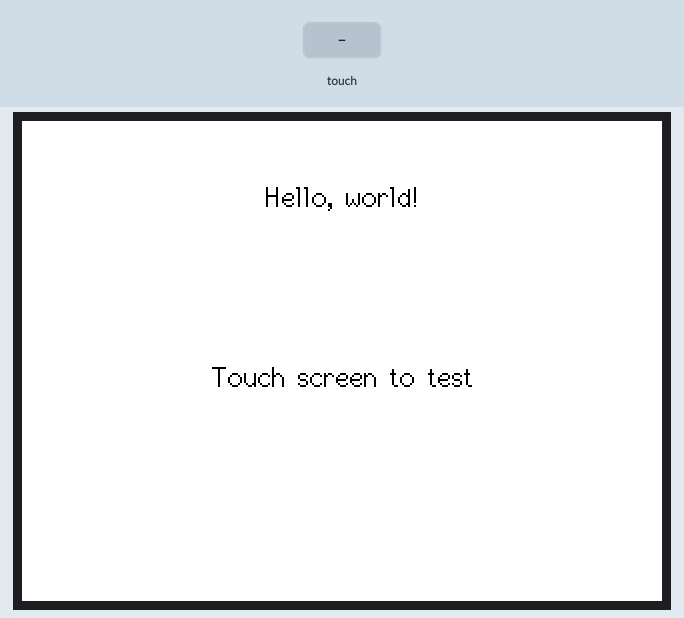
The sketch below on a simulated ESP32. On the bench: 320×240 colour display. The test bench sets the inputs (shaded band).

Above: at 1.4 s.
1.5 s: touch panel pressed at 13 % / 10 % of its raw x / y range
At 2.1 s:
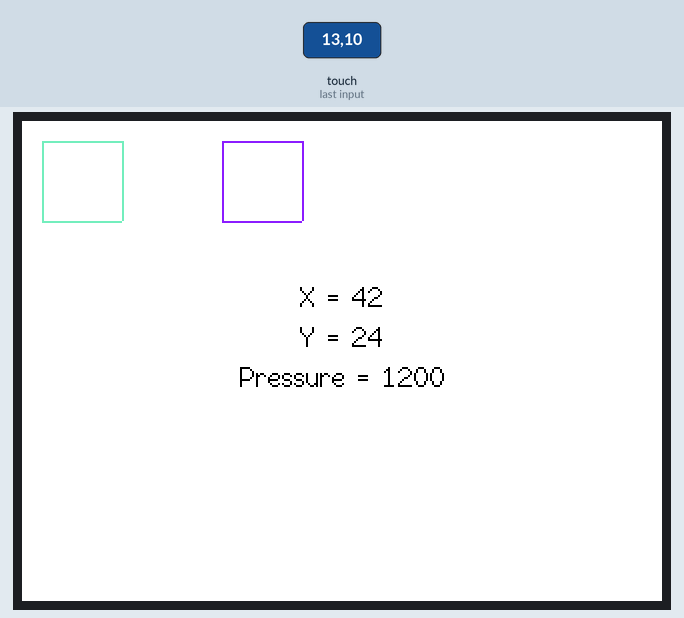
3.0 s: touch panel pressed at 38 % / 10 % of its raw x / y range
At 4.4 s:
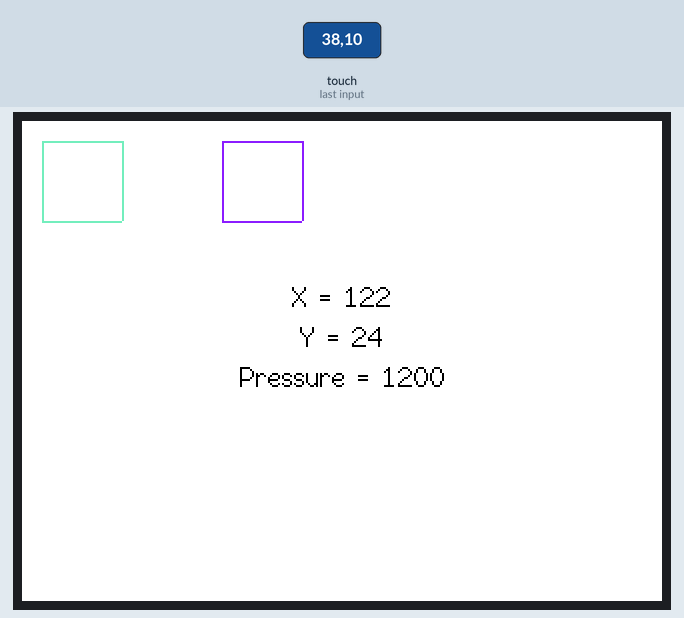
Timing chart, 0 to 6.0 s (numbered marks = the images above; inputs shaded):
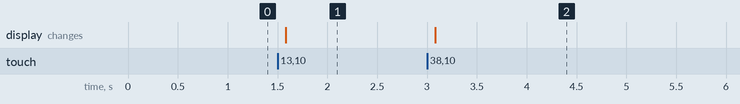

Measured:
- after the input at 1.5 s, the display: changes after 0.08 s (image 1)
- after the input at 3.0 s, the display: changes after 0.08 s (image 2)

The sketch:

fun.ino
```cpp
#include <SPI.h>

/*  Install the "TFT_eSPI" library by Bodmer to interface with the TFT Display - https://github.com/Bodmer/TFT_eSPI
    *** IMPORTANT: User_Setup.h available on the internet will probably NOT work with the examples available at Random Nerd Tutorials ***
    *** YOU MUST USE THE User_Setup.h FILE PROVIDED IN THE LINK BELOW IN ORDER TO USE THE EXAMPLES FROM RANDOM NERD TUTORIALS ***
    FULL INSTRUCTIONS AVAILABLE ON HOW CONFIGURE THE LIBRARY: https://RandomNerdTutorials.com/cyd/ or https://RandomNerdTutorials.com/esp32-tft/   */
#include <TFT_eSPI.h>

// Install the "XPT2046_Touchscreen" library by Paul Stoffregen to use the Touchscreen - https://github.com/PaulStoffregen/XPT2046_Touchscreen
// Note: this library doesn't require further configuration
#include <XPT2046_Touchscreen.h>

TFT_eSPI tft = TFT_eSPI();

// Touchscreen pins
#define XPT2046_IRQ 36   // T_IRQ
#define XPT2046_MOSI 32  // T_DIN
#define XPT2046_MISO 39  // T_OUT
#define XPT2046_CLK 25   // T_CLK
#define XPT2046_CS 33    // T_CS

SPIClass touchscreenSPI = SPIClass(VSPI);
XPT2046_Touchscreen touchscreen(XPT2046_CS, XPT2046_IRQ);

#define SCREEN_WIDTH 320
#define SCREEN_HEIGHT 240
#define FONT_SIZE 2

// Touchscreen coordinates: (x, y) and pressure (z)
int x, y, z;
int n = 0;


// Print Touchscreen info about X, Y and Pressure (Z) on the Serial Monitor
void printTouchToSerial(int touchX, int touchY, int touchZ) {
  if (Serial.available() > 0) {
    // Read a single character from the serial port
    String incomingByte = Serial.readStringUntil('\n');
    if (incomingByte == "R") {
      n = 0;
    }

    // Print the received character back to the Serial Monitor
    Serial.print("Received");
    Serial.print(n);
    Serial.print(": ");

    if (touchX <50 && touchX > 10 && touchY <50 && touchY > 10) {
      Serial.print("PURPLE\n");
    } else if (touchX <140 && touchX > 100 && touchY <50 && touchY > 10) {
      Serial.print("GREEN\n");
    } else {
      Serial.print("NOCHANGE\n");
    }
    n = n + 1;
  }

}

// Print Touchscreen info about X, Y and Pressure (Z) on the TFT Display
void printTouchToDisplay(int touchX, int touchY, int touchZ) {
  // Clear TFT screen
  tft.fillScreen(TFT_WHITE);
  tft.setTextColor(TFT_BLACK, TFT_WHITE);

  int centerX = SCREEN_WIDTH / 2;
  int textY = 80;

  String tempText = "X = " + String(touchX);
  tft.drawCentreString(tempText, centerX, textY, FONT_SIZE);

  textY += 20;
  tempText = "Y = " + String(touchY);
  tft.drawCentreString(tempText, centerX, textY, FONT_SIZE);

  textY += 20;
  tempText = "Pressure = " + String(touchZ);
  tft.drawCentreString(tempText, centerX, textY, FONT_SIZE);

  // Draw a rectangle from (10, 10) to (50, 50)
  tft.drawFastHLine(10, 10, 40, 0x677777);
  tft.drawFastHLine(10, 50, 40, 0x677777);
  tft.drawFastVLine(10, 10, 40, 0x677777);
  tft.drawFastVLine(50, 10, 40, 0x677777);

  // Draw a rectangle from (100, 10) to (140, 50) with a different color (RBG) whyyyyy?
  tft.drawFastHLine(100, 10, 40, 0x8888ff);
  tft.drawFastHLine(100, 50, 40, 0x8888ff);
  tft.drawFastVLine(100, 10, 40, 0x8888ff);
  tft.drawFastVLine(140, 10, 40, 0x8888ff);


}

void setup() {
  Serial.begin(115200);
  Serial.setTimeout(50);

  // Start the SPI for the touchscreen and init the touchscreen
  touchscreenSPI.begin(XPT2046_CLK, XPT2046_MISO, XPT2046_MOSI, XPT2046_CS);
  touchscreen.begin(touchscreenSPI);
  // Set the Touchscreen rotation in landscape mode
  // Note: in some displays, the touchscreen might be upside down, so you might need to set the rotation to 3: touchscreen.setRotation(3);
  touchscreen.setRotation(1);

  // Start the tft display
  tft.init();
  // Set the TFT display rotation in landscape mode
  tft.setRotation(1);

  // Clear the screen before writing to it
  tft.fillScreen(TFT_WHITE);
  tft.setTextColor(TFT_BLACK, TFT_WHITE);

  // Set X and Y coordinates for center of display
  int centerX = SCREEN_WIDTH / 2;
  int centerY = SCREEN_HEIGHT / 2;

  tft.drawCentreString("Hello, world!", centerX, 30, FONT_SIZE);
  tft.drawCentreString("Touch screen to test", centerX, centerY, FONT_SIZE);
}

void loop() {
  // Checks if Touchscreen was touched, and prints X, Y and Pressure (Z) info on the TFT display and Serial Monitor
  if (touchscreen.tirqTouched() && touchscreen.touched()) {
    // Get Touchscreen points
    TS_Point p = touchscreen.getPoint();
    // Calibrate Touchscreen points with map function to the correct width and height
    x = map(p.x, 200, 3700, 1, SCREEN_WIDTH);
    y = map(p.y, 240, 3800, 1, SCREEN_HEIGHT);
    z = p.z;

    printTouchToSerial(x, y, z);
    printTouchToDisplay(x, y, z);

    delay(100);
  }
}
```
